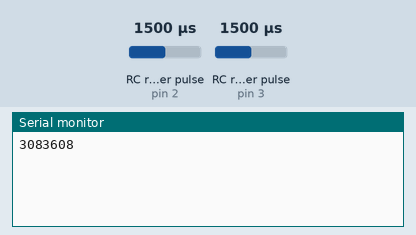
This sketch was run on a simulated Arduino Nano, built for the host (arithmetic inside an expression is 32-bit, double 64-bit). Shown: the last lines printed to the serial monitor. Wiring (inferred from the names in the program): 2 × RC receiver channel: data pin 2 / data pin 3. Inputs (shaded band) come from the test bench; at power-on: RC receiver pulse (sensors on pin 3, pin 2) 1500 µs.

Above: at 3.2 s.
3.3 s: RC receiver pulse (sensor on pin 3) set to 1020 µs
At 4.6 s:
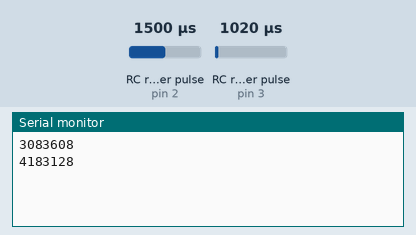
4.8 s: RC receiver pulse (sensor on pin 3) set to 1250 µs
At 6.2 s:
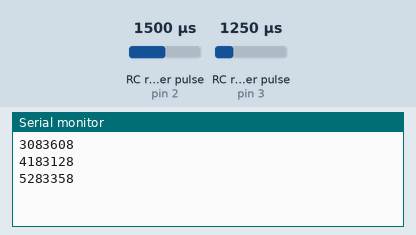
Timing chart, 0 to 7.8 s (numbered marks = the images above; inputs shaded):
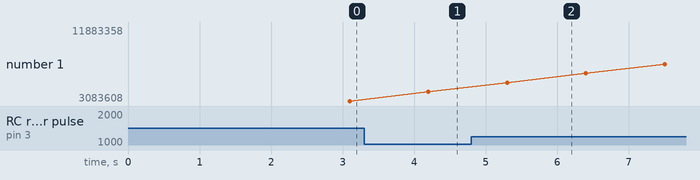

Measured:
- after the input at 3.3 s, the serial monitor: prints a new line after 0.90 s (image 1)
- after the input at 4.8 s, the serial monitor: prints a new line after 0.50 s (image 2)
- plotted number 1: 3083608 → 4183128 after the input at 3.3 s, 4183128 → 11883358 after the input at 4.8 s

The sketch:

nano-camera-control.ino
```cpp
int ch7Input = 2; //light on/off - top left 3 way switch
int ch8Input = 3; //camera on/off (top right 3 way switch)

//camera output connection
int camera1PowerOutput = 9; // control camera & transmitter with this connection
int camera1SwitchState = 1; //start with camera on...

//initialize RC input variables & temp vars for calculations
volatile long ch7;
volatile long count0; // temporary variable for ch7
volatile long ch8;
volatile long count1; // temporary variable for ch8

void setup() {
  Serial.begin(9600); //for diagnostics
  initRCInputPins();
  initSwitchPins();
  delay(2000); //if arduino sets up before rc tx gets connection
}

void loop() {
  delay(100);
  //make sure you'r getting a signal:
  //if (ch7 < 1000)  {
    serialPrintInputVars(); //used for testing -> function at page's bottom
    controlCamera();
 //}
}


void controlCamera() {
  //ch8 = top right 3 way switch is camera & transmitter...
  if (ch8 < 1200) {
    //if camera is off, turn it on..
    if (camera1SwitchState == 0) {
      camera1SwitchState = 1;
      digitalWrite(camera1PowerOutput, LOW);
    }
  } else {
    //if camera is on, turn it off...
    if (camera1SwitchState == 1) {
      camera1SwitchState = 0;
      digitalWrite(camera1PowerOutput, HIGH);
    }
  }
}

void initSwitchPins() {
  //initialize digital output pins to HIGH so we can sink any current supplied to them (they source current immediately when pinmode set)...
  digitalWrite(camera1PowerOutput, HIGH);
  //start with camera on...
  digitalWrite(camera1PowerOutput, LOW);

}

void initRCInputPins() {
  pinMode(ch7Input, INPUT);
  pinMode(ch8Input, INPUT);
  // Catch up and down
  #define int0 (PINE & 0x10) // PIN 2
  #define int1 (PINE & 0x20) // PIN 3
  attachInterrupt(0,handleInterrupt_P2,CHANGE);  // PIN 2
  attachInterrupt(1,handleInterrupt_P3,CHANGE); // PIN 3
}


//helper functions...
void handleInterrupt_P2() {
  if(int0)
    count0=micros(); // we got a positive edge
  else
   ch7=micros()-count0; // Negative edge: get pulsewidth
}

void handleInterrupt_P3() {
  if(int1)
    count1=micros(); // we got a positive edge
  else
   ch8=micros()-count1; // Negative edge: get pulsewidth
}


void serialPrintInputVars() {
  delay(1000);
  //Serial.println(ch7); //up: 992, center = 1496, down = 1996
  Serial.println(ch8); //up: 992, center = 1496, down = 1996
}
```
